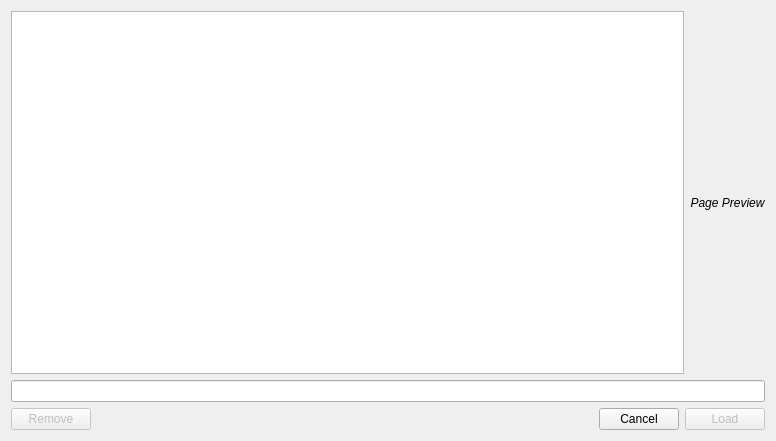
<?xml version="1.0" encoding="UTF-8"?>
<ui version="4.0">
 <class>Bookmark_Dialog</class>
 <widget class="QDialog" name="Bookmark_Dialog">
  <property name="windowModality">
   <enum>Qt::WindowModality::ApplicationModal</enum>
  </property>
  <property name="geometry">
   <rect>
    <x>0</x>
    <y>0</y>
    <width>776</width>
    <height>441</height>
   </rect>
  </property>
  <property name="sizePolicy">
   <sizepolicy hsizetype="Preferred" vsizetype="Preferred">
    <horstretch>0</horstretch>
    <verstretch>0</verstretch>
   </sizepolicy>
  </property>
  <property name="windowTitle">
   <string>Bookmark manager</string>
  </property>
  <property name="windowIcon">
   <iconset resource="../data/main_window_view.qrc">
    <normaloff>:/others/pynocchio.png</normaloff>:/others/pynocchio.png</iconset>
  </property>
  <property name="locale">
   <locale language="English" country="UnitedStates"/>
  </property>
  <layout class="QVBoxLayout" name="verticalLayout_3">
   <item>
    <layout class="QHBoxLayout" name="horizontalLayout">
     <item>
      <widget class="QTableView" name="bookmark_table">
       <property name="sizePolicy">
        <sizepolicy hsizetype="MinimumExpanding" vsizetype="Expanding">
         <horstretch>0</horstretch>
         <verstretch>0</verstretch>
        </sizepolicy>
       </property>
       <property name="autoFillBackground">
        <bool>false</bool>
       </property>
       <property name="frameShape">
        <enum>QFrame::Shape::StyledPanel</enum>
       </property>
       <property name="autoScroll">
        <bool>true</bool>
       </property>
       <property name="autoScrollMargin">
        <number>9</number>
       </property>
       <property name="editTriggers">
        <set>QAbstractItemView::EditTrigger::AnyKeyPressed|QAbstractItemView::EditTrigger::EditKeyPressed|QAbstractItemView::EditTrigger::SelectedClicked</set>
       </property>
       <property name="tabKeyNavigation">
        <bool>true</bool>
       </property>
       <property name="showDropIndicator" stdset="0">
        <bool>false</bool>
       </property>
       <property name="dragDropOverwriteMode">
        <bool>false</bool>
       </property>
       <property name="alternatingRowColors">
        <bool>true</bool>
       </property>
       <property name="selectionMode">
        <enum>QAbstractItemView::SelectionMode::ContiguousSelection</enum>
       </property>
       <property name="selectionBehavior">
        <enum>QAbstractItemView::SelectionBehavior::SelectRows</enum>
       </property>
       <property name="showGrid">
        <bool>true</bool>
       </property>
       <property name="sortingEnabled">
        <bool>true</bool>
       </property>
       <property name="wordWrap">
        <bool>true</bool>
       </property>
      </widget>
     </item>
     <item>
      <layout class="QVBoxLayout" name="verticalLayout_2">
       <item>
        <spacer name="verticalSpacer">
         <property name="orientation">
          <enum>Qt::Orientation::Vertical</enum>
         </property>
         <property name="sizeHint" stdset="0">
          <size>
           <width>20</width>
           <height>40</height>
          </size>
         </property>
        </spacer>
       </item>
       <item>
        <widget class="QLabel" name="page_image_label">
         <property name="text">
          <string/>
         </property>
         <property name="pixmap">
          <pixmap>:/icons/pynocchio_icon.png</pixmap>
         </property>
         <property name="scaledContents">
          <bool>true</bool>
         </property>
         <property name="alignment">
          <set>Qt::AlignmentFlag::AlignCenter</set>
         </property>
        </widget>
       </item>
       <item>
        <widget class="QLabel" name="page_preview_label">
         <property name="enabled">
          <bool>true</bool>
         </property>
         <property name="font">
          <font>
           <italic>true</italic>
          </font>
         </property>
         <property name="locale">
          <locale language="English" country="UnitedStates"/>
         </property>
         <property name="text">
          <string>Page Preview</string>
         </property>
         <property name="alignment">
          <set>Qt::AlignmentFlag::AlignCenter</set>
         </property>
        </widget>
       </item>
       <item>
        <spacer name="verticalSpacer_2">
         <property name="orientation">
          <enum>Qt::Orientation::Vertical</enum>
         </property>
         <property name="sizeHint" stdset="0">
          <size>
           <width>20</width>
           <height>40</height>
          </size>
         </property>
        </spacer>
       </item>
      </layout>
     </item>
    </layout>
   </item>
   <item>
    <widget class="QLineEdit" name="line_edit_path">
     <property name="readOnly">
      <bool>true</bool>
     </property>
    </widget>
   </item>
   <item>
    <layout class="QGridLayout" name="grid_layout">
     <item row="1" column="1">
      <widget class="QPushButton" name="button_remove">
       <property name="enabled">
        <bool>false</bool>
       </property>
       <property name="focusPolicy">
        <enum>Qt::FocusPolicy::NoFocus</enum>
       </property>
       <property name="locale">
        <locale language="English" country="UnitedStates"/>
       </property>
       <property name="text">
        <string>Remove</string>
       </property>
       <property name="icon">
        <iconset resource="../data/main_window_view.qrc">
         <normaloff>:/icons/icons/edit-delete.png</normaloff>:/icons/icons/edit-delete.png</iconset>
       </property>
       <property name="default">
        <bool>false</bool>
       </property>
      </widget>
     </item>
     <item row="1" column="2">
      <spacer name="horizontalSpacer">
       <property name="orientation">
        <enum>Qt::Orientation::Horizontal</enum>
       </property>
       <property name="sizeHint" stdset="0">
        <size>
         <width>40</width>
         <height>20</height>
        </size>
       </property>
      </spacer>
     </item>
     <item row="1" column="3">
      <widget class="QPushButton" name="button_cancel">
       <property name="text">
        <string>Cancel</string>
       </property>
       <property name="icon">
        <iconset>
         <normaloff>:/icons/elementary3-icon-theme/actions/48/dialog-cancel.svg</normaloff>:/icons/elementary3-icon-theme/actions/48/dialog-cancel.svg</iconset>
       </property>
      </widget>
     </item>
     <item row="1" column="4">
      <widget class="QPushButton" name="button_load">
       <property name="enabled">
        <bool>false</bool>
       </property>
       <property name="text">
        <string>Load</string>
       </property>
       <property name="icon">
        <iconset resource="../data/main_window_view.qrc">
         <normaloff>:/icons/icons/archive-extract.png</normaloff>:/icons/icons/archive-extract.png</iconset>
       </property>
       <property name="default">
        <bool>true</bool>
       </property>
      </widget>
     </item>
    </layout>
   </item>
  </layout>
  <zorder></zorder>
  <zorder>line_edit_path</zorder>
 </widget>
 <resources>
  <include location="../data/main_window_view.qrc"/>
  <include location="../data/main_window_view.qrc"/>
  <include location="../data/main_window_view.qrc"/>
  <include location="../data/main_window_view.qrc"/>
  <include location="../data/main_window_view.qrc"/>
  <include location="../data/main_window_view.qrc"/>
 </resources>
 <connections>
  <connection>
   <sender>button_cancel</sender>
   <signal>clicked()</signal>
   <receiver>Bookmark_Dialog</receiver>
   <slot>close()</slot>
   <hints>
    <hint type="sourcelabel">
     <x>515</x>
     <y>317</y>
    </hint>
    <hint type="destinationlabel">
     <x>380</x>
     <y>164</y>
    </hint>
   </hints>
  </connection>
 </connections>
</ui>
